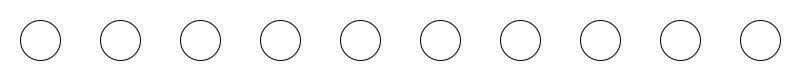
Frame 1 (no input)
Frame 60 (the mouse pressed at the canvas centre just before this capture): identical to frame 1, image omitted
Frame 120 (the mouse held since frame 60 and released just before this capture): identical to frame 1, image omitted

The Processing sketch that drew this single still picture (run headless with seeded random() and noise(); from frame 60 on, the mouse is pressed at the canvas centre):

// Processing sketch: nestedLoopSimple
// ── nestedLoopSimple.pde

int cellsize = 40; 
int halfsize = cellsize/2; 

void setup() {
  size(800, 80);
  background(255);
}

void draw() {
  background(255);
  for ( int i = halfsize; i < width; i=i+cellsize*2) {
    ellipse(i+halfsize, cellsize, cellsize, cellsize);
  }
}
